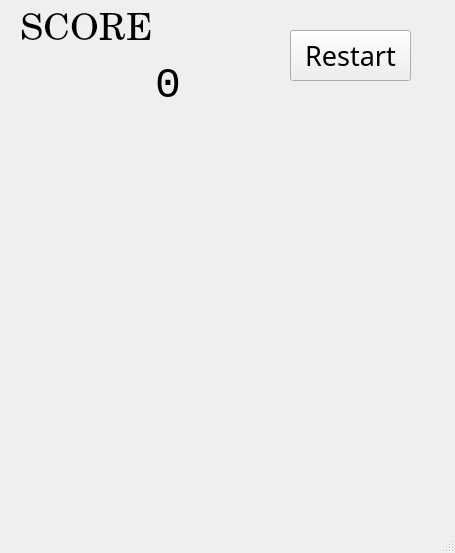
<?xml version="1.0" encoding="UTF-8"?>
<ui version="4.0">
 <class>MainWindow</class>
 <widget class="QMainWindow" name="MainWindow">
  <property name="geometry">
   <rect>
    <x>0</x>
    <y>0</y>
    <width>455</width>
    <height>553</height>
   </rect>
  </property>
  <property name="windowTitle">
   <string>MainWindow</string>
  </property>
  <widget class="QWidget" name="centralWidget">
   <widget class="QLabel" name="label">
    <property name="geometry">
     <rect>
      <x>20</x>
      <y>10</y>
      <width>141</width>
      <height>41</height>
     </rect>
    </property>
    <property name="font">
     <font>
      <family>Century</family>
      <pointsize>28</pointsize>
     </font>
    </property>
    <property name="text">
     <string>SCORE</string>
    </property>
   </widget>
   <widget class="QLabel" name="score">
    <property name="geometry">
     <rect>
      <x>20</x>
      <y>60</y>
      <width>161</width>
      <height>51</height>
     </rect>
    </property>
    <property name="font">
     <font>
      <family>Consolas</family>
      <pointsize>32</pointsize>
      <weight>50</weight>
      <bold>false</bold>
      <stylestrategy>PreferAntialias</stylestrategy>
     </font>
    </property>
    <property name="layoutDirection">
     <enum>Qt::LeftToRight</enum>
    </property>
    <property name="text">
     <string>0</string>
    </property>
    <property name="textFormat">
     <enum>Qt::AutoText</enum>
    </property>
    <property name="alignment">
     <set>Qt::AlignRight|Qt::AlignTrailing|Qt::AlignVCenter</set>
    </property>
    <property name="margin">
     <number>0</number>
    </property>
   </widget>
   <widget class="QPushButton" name="pushButton">
    <property name="enabled">
     <bool>true</bool>
    </property>
    <property name="geometry">
     <rect>
      <x>290</x>
      <y>30</y>
      <width>121</width>
      <height>51</height>
     </rect>
    </property>
    <property name="font">
     <font>
      <family>01FLOPDESIGN</family>
      <pointsize>20</pointsize>
     </font>
    </property>
    <property name="cursor">
     <cursorShape>PointingHandCursor</cursorShape>
    </property>
    <property name="focusPolicy">
     <enum>Qt::NoFocus</enum>
    </property>
    <property name="text">
     <string>Restart</string>
    </property>
   </widget>
  </widget>
  <widget class="QStatusBar" name="statusBar"/>
 </widget>
 <layoutdefault spacing="6" margin="11"/>
 <resources/>
 <connections/>
</ui>
